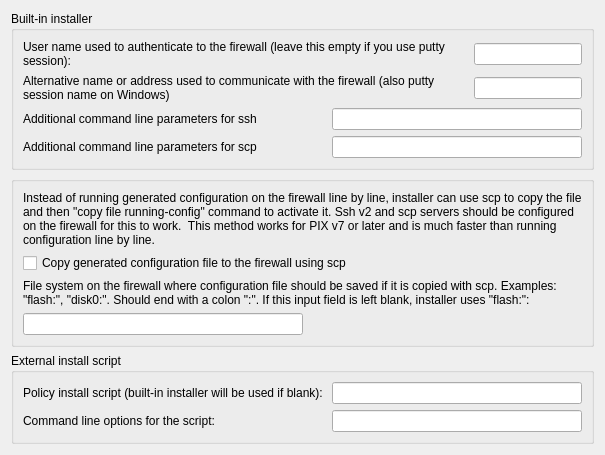
     <widget class="QWidget" name="tab2">
      <attribute name="title">
       <string>Installer</string>
      </attribute>
      <layout class="QGridLayout" name="pixAdvanced_gridLayout_6">
       <item row="0" column="0">
        <widget class="QGroupBox" name="groupBox2">
         <property name="title">
          <string>Built-in installer</string>
         </property>
         <layout class="QGridLayout" name="pixAdvanced_gridLayout_124">
          <item row="0" column="0">
           <widget class="QLabel" name="textLabel1_2">
            <property name="text">
             <string>User name used to authenticate to the firewall (leave this empty if you use putty session):</string>
            </property>
            <property name="alignment">
             <set>Qt::AlignmentFlag::AlignLeading|Qt::AlignmentFlag::AlignLeft|Qt::AlignmentFlag::AlignVCenter</set>
            </property>
            <property name="wordWrap">
             <bool>true</bool>
            </property>
           </widget>
          </item>
          <item row="0" column="1">
           <widget class="QLineEdit" name="user">
            <property name="sizePolicy">
             <sizepolicy hsizetype="Fixed" vsizetype="Fixed">
              <horstretch>0</horstretch>
              <verstretch>0</verstretch>
             </sizepolicy>
            </property>
           </widget>
          </item>
          <item row="1" column="0">
           <widget class="QLabel" name="textLabel1_3">
            <property name="text">
             <string>Alternative name or address used to communicate with the firewall (also putty session name on Windows)</string>
            </property>
            <property name="alignment">
             <set>Qt::AlignmentFlag::AlignLeading|Qt::AlignmentFlag::AlignLeft|Qt::AlignmentFlag::AlignTop</set>
            </property>
            <property name="wordWrap">
             <bool>true</bool>
            </property>
           </widget>
          </item>
          <item row="1" column="1">
           <widget class="QLineEdit" name="altAddress">
            <property name="sizePolicy">
             <sizepolicy hsizetype="Fixed" vsizetype="Fixed">
              <horstretch>0</horstretch>
              <verstretch>0</verstretch>
             </sizepolicy>
            </property>
           </widget>
          </item>
          <item row="2" column="0" colspan="2">
           <layout class="QHBoxLayout">
            <item>
             <widget class="QLabel" name="textLabel1_7">
              <property name="text">
               <string>Additional command line parameters for ssh</string>
              </property>
              <property name="wordWrap">
               <bool>false</bool>
              </property>
             </widget>
            </item>
            <item>
             <widget class="QLineEdit" name="sshArgs">
              <property name="sizePolicy">
               <sizepolicy hsizetype="Fixed" vsizetype="Fixed">
                <horstretch>0</horstretch>
                <verstretch>0</verstretch>
               </sizepolicy>
              </property>
              <property name="minimumSize">
               <size>
                <width>250</width>
                <height>0</height>
               </size>
              </property>
             </widget>
            </item>
           </layout>
          </item>
          <item row="3" column="0" colspan="2">
           <layout class="QHBoxLayout" name="_2">
            <item>
             <widget class="QLabel" name="textLabel1_8">
              <property name="text">
               <string>Additional command line parameters for scp</string>
              </property>
              <property name="wordWrap">
               <bool>false</bool>
              </property>
             </widget>
            </item>
            <item>
             <widget class="QLineEdit" name="scpArgs">
              <property name="sizePolicy">
               <sizepolicy hsizetype="Fixed" vsizetype="Fixed">
                <horstretch>0</horstretch>
                <verstretch>0</verstretch>
               </sizepolicy>
              </property>
              <property name="minimumSize">
               <size>
                <width>250</width>
                <height>0</height>
               </size>
              </property>
             </widget>
            </item>
           </layout>
          </item>
         </layout>
        </widget>
       </item>
       <item row="1" column="0">
        <widget class="QGroupBox" name="SCPgroupBox">
         <property name="title">
          <string/>
         </property>
         <layout class="QVBoxLayout" name="verticalLayout_2">
          <item>
           <widget class="QLabel" name="label">
            <property name="text">
             <string>Instead of running generated configuration on the firewall line by line, installer can use scp to copy the file and then &quot;copy file running-config&quot; command to activate it. Ssh v2 and scp servers should be configured on the firewall for this to work.  This method works for PIX v7 or later and is much faster than running configuration line by line.</string>
            </property>
            <property name="wordWrap">
             <bool>true</bool>
            </property>
           </widget>
          </item>
          <item>
           <widget class="QCheckBox" name="use_scp">
            <property name="text">
             <string>Copy generated configuration file to the firewall using scp</string>
            </property>
           </widget>
          </item>
          <item>
           <widget class="QLabel" name="label_3">
            <property name="text">
             <string>File system on the firewall where configuration file should be saved if it is copied with scp. Examples: &quot;flash:&quot;, &quot;disk0:&quot;. Should end with a colon &quot;:&quot;. If this input field is left blank, installer uses &quot;flash:&quot;:</string>
            </property>
            <property name="wordWrap">
             <bool>true</bool>
            </property>
           </widget>
          </item>
          <item>
           <layout class="QHBoxLayout" name="horizontalLayout_8">
            <item>
             <widget class="QLineEdit" name="filesystem"/>
            </item>
            <item>
             <spacer name="horizontalSpacer">
              <property name="orientation">
               <enum>Qt::Orientation::Horizontal</enum>
              </property>
              <property name="sizeHint" stdset="0">
               <size>
                <width>40</width>
                <height>20</height>
               </size>
              </property>
             </spacer>
            </item>
           </layout>
          </item>
         </layout>
        </widget>
       </item>
       <item row="2" column="0">
        <widget class="QGroupBox" name="groupBox1">
         <property name="title">
          <string>External install script</string>
         </property>
         <layout class="QGridLayout" name="pixAdvanced_gridLayout_2">
          <item row="0" column="0">
           <layout class="QHBoxLayout" name="horizontalLayout">
            <property name="spacing">
             <number>0</number>
            </property>
            <property name="leftMargin">
             <number>0</number>
            </property>
            <item>
             <widget class="QLabel" name="textLabel5_2">
              <property name="sizePolicy">
               <sizepolicy hsizetype="Expanding" vsizetype="Preferred">
                <horstretch>0</horstretch>
                <verstretch>0</verstretch>
               </sizepolicy>
              </property>
              <property name="text">
               <string>Policy install script (built-in installer will be used if blank):</string>
              </property>
              <property name="alignment">
               <set>Qt::AlignmentFlag::AlignLeading|Qt::AlignmentFlag::AlignLeft|Qt::AlignmentFlag::AlignVCenter</set>
              </property>
              <property name="wordWrap">
               <bool>false</bool>
              </property>
             </widget>
            </item>
            <item>
             <widget class="QLineEdit" name="installScript">
              <property name="sizePolicy">
               <sizepolicy hsizetype="Fixed" vsizetype="Fixed">
                <horstretch>0</horstretch>
                <verstretch>0</verstretch>
               </sizepolicy>
              </property>
              <property name="minimumSize">
               <size>
                <width>250</width>
                <height>0</height>
               </size>
              </property>
             </widget>
            </item>
           </layout>
          </item>
          <item row="2" column="0">
           <layout class="QHBoxLayout" name="horizontalLayout_2">
            <property name="spacing">
             <number>0</number>
            </property>
            <property name="leftMargin">
             <number>0</number>
            </property>
            <item>
             <widget class="QLabel" name="textLabel6_2">
              <property name="sizePolicy">
               <sizepolicy hsizetype="Expanding" vsizetype="Preferred">
                <horstretch>0</horstretch>
                <verstretch>0</verstretch>
               </sizepolicy>
              </property>
              <property name="text">
               <string>Command line options for the script:</string>
              </property>
              <property name="alignment">
               <set>Qt::AlignmentFlag::AlignLeading|Qt::AlignmentFlag::AlignLeft|Qt::AlignmentFlag::AlignVCenter</set>
              </property>
              <property name="wordWrap">
               <bool>false</bool>
              </property>
             </widget>
            </item>
            <item>
             <widget class="QLineEdit" name="installScriptArgs">
              <property name="sizePolicy">
               <sizepolicy hsizetype="Fixed" vsizetype="Fixed">
                <horstretch>0</horstretch>
                <verstretch>0</verstretch>
               </sizepolicy>
              </property>
              <property name="minimumSize">
               <size>
                <width>250</width>
                <height>0</height>
               </size>
              </property>
             </widget>
            </item>
           </layout>
          </item>
         </layout>
        </widget>
       </item>
      </layout>
     </widget>
